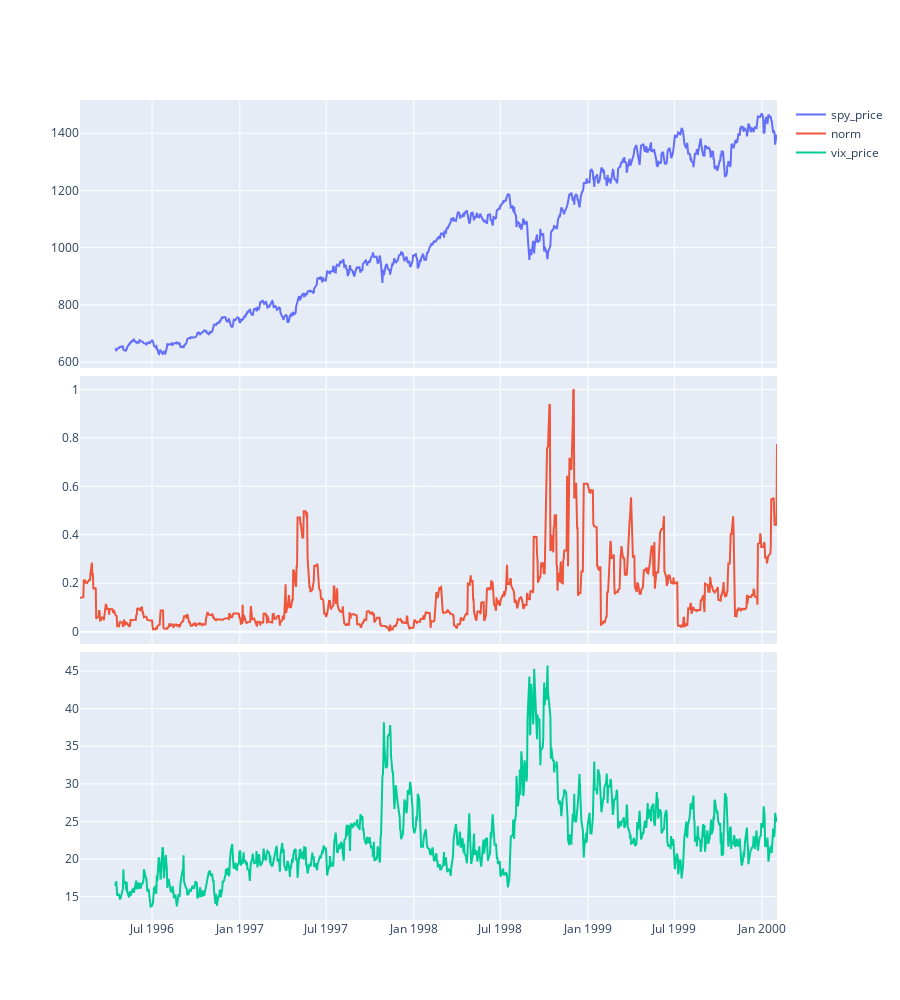

Notebook source saved alongside this figure:
### Code cell
# Figure 10 left side

dates = ["1996-02-01", "2000-02-01"]
clean_data = yf.download("^GSPC ^VIX", start=dates[0], end=dates[1], interval = "1d", group_by = "ticker").xs("Adj Close", level=1, axis=1)

calced_df = pd.DataFrame(
    {
        # "log_price": log_price[1:],
        "spy_price": clean_data["^GSPC"][50:],
        "norm": norm[:,1][1:],
        "vix_price": clean_data["^VIX"][50:]
        # "log_returns": np.diff(log_price),
    },
    index = y_sw[1:]
)


fig = make_subplots(rows=len(calced_df.keys()), cols=1, shared_xaxes=True, vertical_spacing = 0.01)
fig.update_layout(
    height=1000,
)

# plot all time series in calced_df, if norm, first normalize array then plot
for i, col in enumerate(calced_df.keys(), start=1):
    if col == "norm":
        normed_norm = calced_df[dates[0]:dates[1]][col].values/max(calced_df[dates[0]:dates[1]][col].values)
        fig.add_trace(go.Scatter(x=calced_df[dates[0]:dates[1]][col].index, y=normed_norm, name=col), row=i, col=1)
    else:
        fig.add_trace(go.Scatter(x=calced_df[dates[0]:dates[1]][col].index, y=calced_df[dates[0]:dates[1]][col].values, name=col), row=i, col=1)
    
fig.show()

### Figure 1 — Plotly figure (JSON) as saved in the notebook; plotly's stock layout.template omitted (floating-point values rounded to 4 significant figures; data arrays with more than 128 entries replaced by an {"elided": "..."} marker saying what was removed)
{"data": [{"name": "spy_price", "type": "scatter", "x": {"elided": "1010 str values"}, "xaxis": "x", "y": {"elided": "1010 float values"}, "yaxis": "y"}, {"name": "norm", "type": "scatter", "x": {"elided": "1010 str values"}, "xaxis": "x2", "y": {"elided": "1010 float values"}, "yaxis": "y2"}, {"name": "vix_price", "type": "scatter", "x": {"elided": "1010 str values"}, "xaxis": "x3", "y": {"elided": "1010 float values"}, "yaxis": "y3"}], "layout": {"height": 1000, "xaxis": {"anchor": "y", "domain": [0, 1], "matches": "x3", "showticklabels": false}, "xaxis2": {"anchor": "y2", "domain": [0, 1], "matches": "x3", "showticklabels": false}, "xaxis3": {"anchor": "y3", "domain": [0, 1]}, "yaxis": {"anchor": "x", "domain": [0.6733, 1]}, "yaxis2": {"anchor": "x2", "domain": [0.3367, 0.6633]}, "yaxis3": {"anchor": "x3", "domain": [0, 0.3267]}}}
